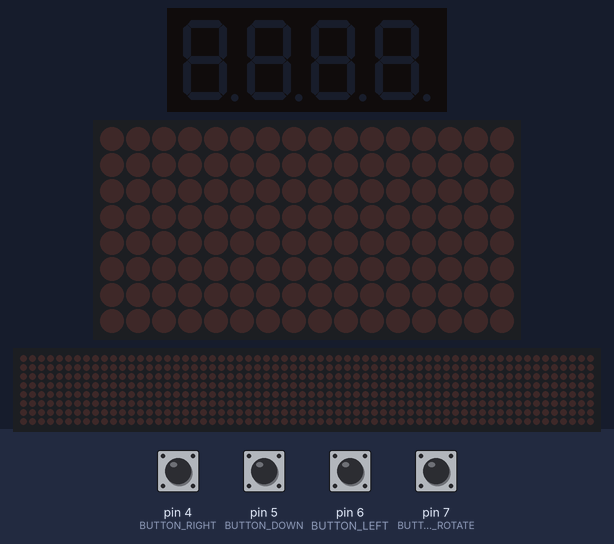
A sketch run on a simulated Arduino Mega 2560, built with avr-gcc and run on an emulated ATmega2560. Parts: 4-digit seven-segment display, 16×8 LED matrix, 64×8 LED matrix. The inputs (shaded band) are chosen by the test bench; at power-on: pin 4 (BUTTON_RIGHT), pin 5 (BUTTON_DOWN), pin 6 (BUTTON_LEFT), pin 7 (BUTTON_ROTATE) HIGH. Random numbers use the default seed unless the sketch sets one.

Above: at 2.8 s.
2.9 s: pin 5 (BUTTON_DOWN) driven LOW and pin 6 (BUTTON_LEFT) driven LOW
At 6.4 s:
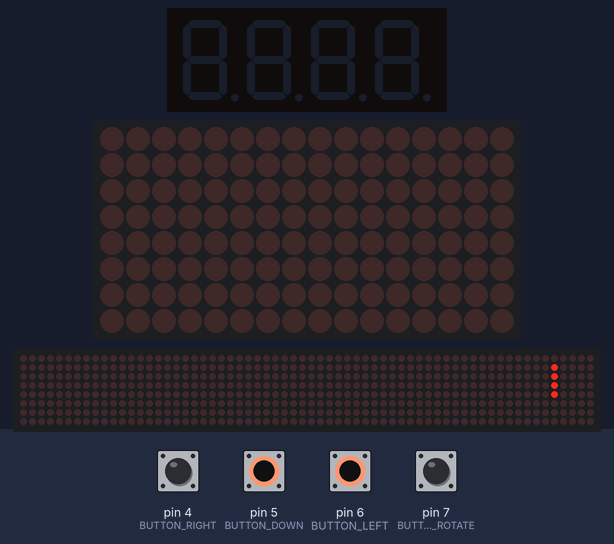
6.6 s: pin 4 (BUTTON_RIGHT) pulled LOW for 1.05 s
At 8.0 s:
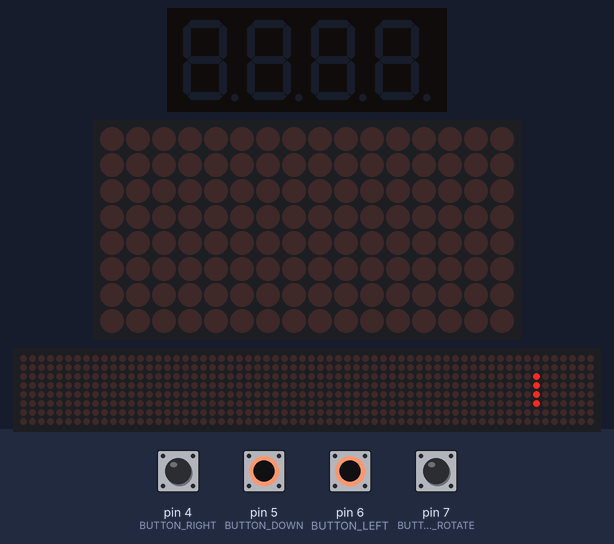
10.6 s: pin 7 (BUTTON_ROTATE) pulled LOW for 1.05 s
At 15.2 s:
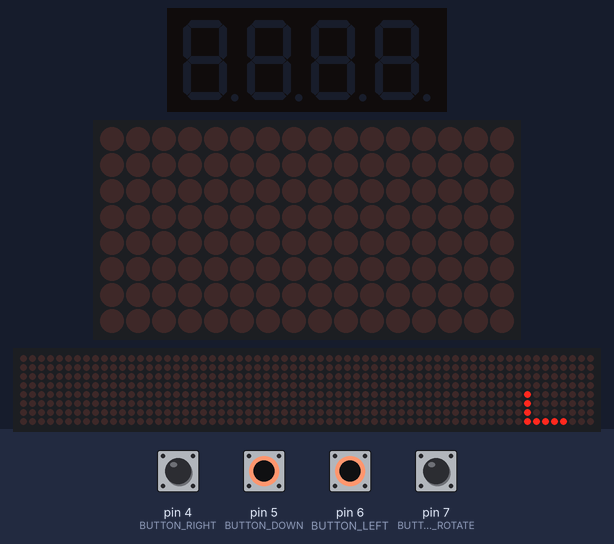
15.4 s: pin 6 (BUTTON_LEFT) driven HIGH
At 17.9 s:
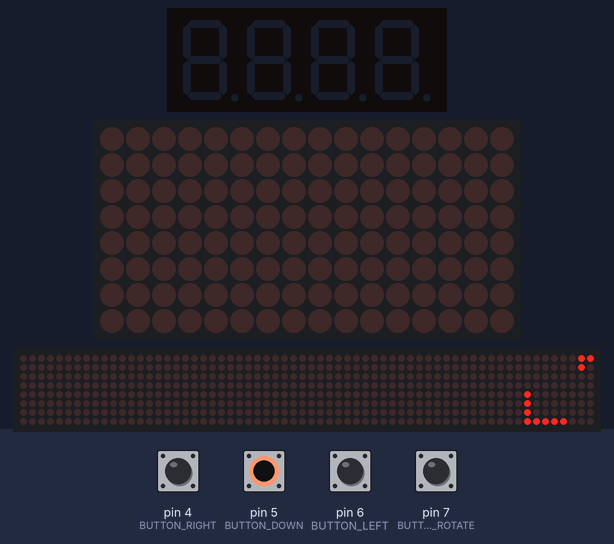
19.1 s: pin 4 (BUTTON_RIGHT) pulled LOW for 1.05 s
At 23.3 s:
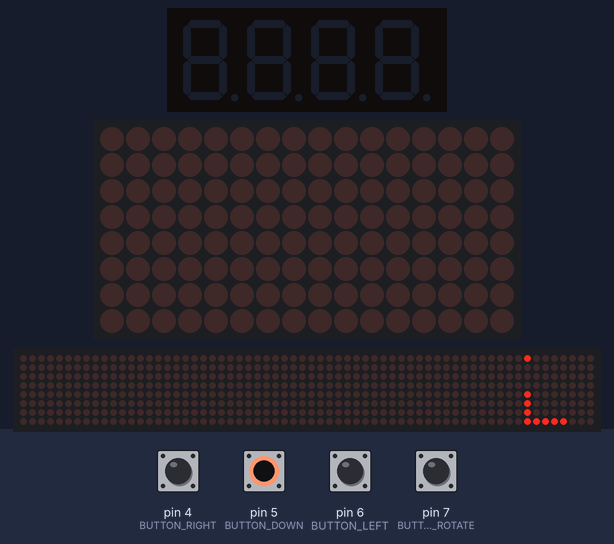
23.8 s: pin 6 (BUTTON_LEFT) driven LOW
At 30.4 s:
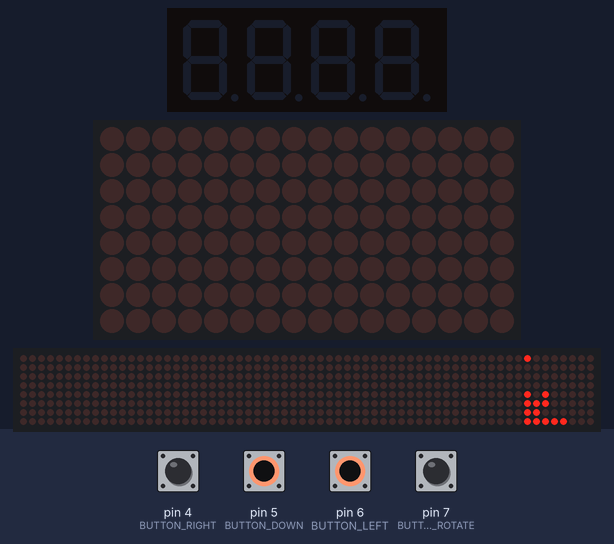
Timing chart, 0 to 31.2 s (numbered marks = the images above; inputs shaded):
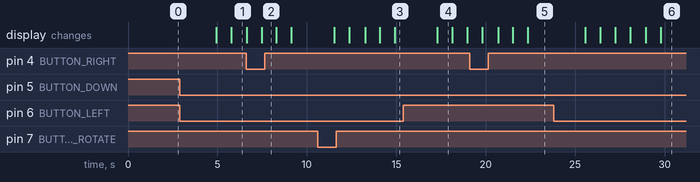

Measured:
- after the input at 2.9 s, the display: first changes after 2.0 s (image 1 shows a later state)
- what the display in image 4 shows lasts 0.8 s, from 17.3 s to 18.1 s

The sketch:

sketch.ino
```cpp
#include <LedControl.h>
#include <TM1637Display.h>

#define CLK 13
#define CS  12
#define DIN 11

#define PIN_CLK 10
#define PIN_CS  9
#define PIN_DIN 8

#define DISPLAY_PIN_CLK 20
#define DISPLAY_PIN_DIO 19

#define BUTTON_ROTATE 7
#define BUTTON_LEFT 6
#define BUTTON_DOWN 5
#define BUTTON_RIGHT 4

LedControl lc=LedControl(DIN, CLK, CS, 8);
LedControl lc1=LedControl(PIN_DIN, PIN_CLK, PIN_CS, 2);

TM1637Display display = TM1637Display(DISPLAY_PIN_CLK, DISPLAY_PIN_DIO);
int score = 0;

const int rows = 32;
const int cols = 16;
int board[rows][cols];


const int PIECE_SIZE = 4; // Dimensiunea matricei pentru o piesa
int currentPiece[PIECE_SIZE][PIECE_SIZE];

// Pozitionare initiala a piesei in partea de sus pe mijloc
int initialY = 0;  // Partea de sus a tablei de joc
int initialX = cols / 2 - 1;  // Centrul ecranului

// Definire coordonate curente ale piesei
int currentPieceY = initialY;
int currentPieceX = initialX;

int nextPiece[PIECE_SIZE][PIECE_SIZE];

int randomIndex;

int maxHeight;
int maxWidth;

int Y;
int X;

// Forme pentru piese Tetris
const int tetrisShapes[][PIECE_SIZE][PIECE_SIZE] = {
  {
    { 1, 1, 1, 1 },
    { 0, 0, 0, 0 },
    { 0, 0, 0, 0 },
    { 0, 0, 0, 0 }
  },
  {
    { 1, 1, 0, 0 },
    { 1, 1, 0, 0 },
    { 0, 0, 0, 0 },
    { 0, 0, 0, 0 }
  },
  {
    { 0, 1, 0, 0 },
    { 1, 1, 1, 0 },
    { 0, 0, 0, 0 },
    { 0, 0, 0, 0 }
  },
  {
    { 1, 0, 0, 0 },
    { 1, 1, 1, 0 },
    { 0, 0, 0, 0 },
    { 0, 0, 0, 0 }
  },
  {
    { 0, 0, 1, 0 },
    { 1, 1, 1, 0 },
    { 0, 0, 0, 0 },
    { 0, 0, 0, 0 }
  },
  {
    { 1, 1, 0, 0 },
    { 0, 1, 1, 0 },
    { 0, 0, 0, 0 },
    { 0, 0, 0, 0 }
  },
  {
    { 0, 1, 1, 0 },
    { 1, 1, 0, 0 },
    { 0, 0, 0, 0 },
    { 0, 0, 0, 0 }
  },
};

void setup() {
  lc.shutdown(0, false);
  lc.setIntensity(0, 8);
  lc.clearDisplay(0);

  display.clear();
  display.setBrightness(10);

  //Serial.begin(9600);

  pinMode(BUTTON_ROTATE, INPUT_PULLUP);
  pinMode(BUTTON_LEFT, INPUT_PULLUP);
  pinMode(BUTTON_DOWN, INPUT_PULLUP);
  pinMode(BUTTON_RIGHT, INPUT_PULLUP);

  for (int i = 0; i < rows; i++){
    for (int j = 0; j < cols; j++){
      board[i][j] = 0;
    }
  }

  choosePiece();
  chooseNextPiece();
}

// Functia show transforma matricea board de 16x32 in 8 matrici de 8x8
// ca sa pot sa le afisez pe "ecranul" alaturat
void show(){
  int k;
  int x;
  int y;

  for(int i = 0; i < rows; i++){
    for(int j = 0; j < cols; j++){
      if(j <= 7){
        if(i <= 7)
          k = 3;
        else if(i <= 15)
          k = 2;
        else if(i <= 23)
          k = 1;
        else if(i <= 31)
          k = 0;
        x = 7 - j;
        y = 7 - i % 8;
      }
      else if(j <= 15){
        if(i <= 7)
          k = 4;
        else if(i <= 15)
          k = 5;
        else if(i <= 23)
          k = 6;
        else if(i <= 31)
          k = 7;
        x = j - 8;
        y = i % 8;
      }
      lc.setLed(k, x, y, board[i][j]);
    }
  }
}

void choosePiece(){
  // Generare piesei
  randomIndex = random(0, 7);
  memcpy(currentPiece, tetrisShapes[randomIndex], sizeof(currentPiece));

  for (int i = 0; i < PIECE_SIZE; i++) {
    for (int j = 0; j < PIECE_SIZE; j++) {
      if(currentPiece[i][j] != 0)
        board[initialY + i][initialX + j] = currentPiece[i][j];
    }
  }
  calculatePieceHeight(currentPiece);
  calculatePieceWidth(currentPiece);
}

void chooseNextPiece(){
  randomIndex = random(0, 7);

  memcpy(nextPiece, tetrisShapes[randomIndex], sizeof(nextPiece));

  calculatePieceHeight(nextPiece);
  calculatePieceWidth(nextPiece);


  Y = (8 - maxHeight) / 2;
  X = (8 - maxWidth) / 2;

  // Plasare piesei în matricea mica
  for (int i = 0; i < PIECE_SIZE; i++) {
    for (int j = 0; j < PIECE_SIZE; j++) {
      if(nextPiece[i][j] == 1)
        lc1.setLed(0, X + j, Y + i, 1);
    }
  }
}

void takeTheNextPiece(){
  memcpy(currentPiece, nextPiece, sizeof(currentPiece));

  for (int i = 0; i < PIECE_SIZE; i++) {
    for (int j = 0; j < PIECE_SIZE; j++) {
      if (nextPiece[i][j] == 1) {
        lc1.setLed(0, X + j, Y + i, 0);
      }
    }
  }
  chooseNextPiece();
}

int calculatePieceHeight(int piece[PIECE_SIZE][PIECE_SIZE]) {
  maxHeight = 0;
  for (int j = 0; j < PIECE_SIZE; j++) {
    int currentHeight = 0;

    for (int i = 0; i < PIECE_SIZE; i++) {
      if (piece[i][j] == 1) {
        currentHeight++;
      }
    }

    if (currentHeight > maxHeight) {
      maxHeight = currentHeight;
    }
  }
  //Serial.print("H: ");
  //Serial.println(maxHeight);
  return maxHeight;
}

int calculatePieceWidth(int piece[PIECE_SIZE][PIECE_SIZE]) {
  maxWidth = 0;
  for (int i = 0; i < PIECE_SIZE; i++) {
    int currentWidth = 0;

    for (int j = 0; j < PIECE_SIZE; j++) {
      if (piece[i][j] == 1) {
        currentWidth++;
      }
    }

    if (currentWidth > maxWidth) {
      maxWidth = currentWidth;
    }
  }
  //Serial.print("W: ");
  //Serial.println(maxWidth);
  return maxWidth;
}

void erasePiece() {
  for (int i = 0; i < PIECE_SIZE; i++) {
    for (int j = 0; j < PIECE_SIZE; j++) {
      if (currentPiece[i][j] == 1) {
        board[currentPieceY + i][currentPieceX + j] = 0;
      }
    }
  }
}

void drawPiece() {
  for (int i = 0; i < PIECE_SIZE; i++) {
    for (int j = 0; j < PIECE_SIZE; j++) {
      if (currentPiece[i][j] == 1) {
        board[currentPieceY + i][currentPieceX + j] = 1;
      }
    }
  }
}

// Functie pentru a verifica coliziunea piesei cu partea de jos sau cu alte piese
bool hasCollision(int x, int y) {
  for (int i = 0; i < PIECE_SIZE; i++) {
    for (int j = 0; j < PIECE_SIZE; j++) {
      if (currentPiece[i][j] == 1 && (y + i >= rows || board[y + i][x + j] == 1)) {
        //lc.setLed(3, 7, 7, 1);
        return true;
      }
    }
  }
  return false;
}

// Functie pentru a roti o matrice 4x4 în sensul acelor de ceasornic
void rotateMatrix(int mat[PIECE_SIZE][PIECE_SIZE]) {
  for (int i = 0; i < PIECE_SIZE / 2; i++) {
    for (int j = i; j < PIECE_SIZE - i - 1; j++) {
      int temp = mat[i][j];
      mat[i][j] = mat[PIECE_SIZE - 1 - j][i];
      mat[PIECE_SIZE - 1 - j][i] = mat[PIECE_SIZE - 1 - i][PIECE_SIZE - 1 - j];
      mat[PIECE_SIZE - 1 - i][PIECE_SIZE - 1 - j] = mat[j][PIECE_SIZE - 1 - i];
      mat[j][PIECE_SIZE - 1 - i] = temp;
    }
  }

  int zeroOnLine = 4;
  while(zeroOnLine == 4){
    zeroOnLine = 0;
    for (int j = 0; j < PIECE_SIZE; j++) {
      if(mat[0][j] == 0){
        zeroOnLine++;
      }
    }
    if(zeroOnLine == 4){

      for (int i = 0; i < PIECE_SIZE - 1; i++) {
        for (int j = 0; j < PIECE_SIZE; j++) {
          mat[i][j] = mat[i+1][j];
        }
      }
      for (int j = 0; j < PIECE_SIZE; j++) {
        mat[3][j] = 0;
      }
    }
  }

  int zeroOnColumn = 4;
  while(zeroOnColumn == 4){
    zeroOnColumn = 0;
    for (int i = 0; i < PIECE_SIZE; i++) {
      if(mat[i][0] == 0){
        zeroOnColumn++;
      }
    }
    if(zeroOnColumn == 4){
      for (int j = 0; j < PIECE_SIZE - 1; j++) {
        for (int i = 0; i < PIECE_SIZE; i++) {
          mat[i][j] = mat[i][j+1];
        }
      }
      for (int i = 0; i < PIECE_SIZE; i++) {
        mat[i][3] = 0;
      }
    }
  }
}

void rotatePiece() {
  erasePiece();

  rotateMatrix(currentPiece);

  if (!hasCollision(currentPieceX, currentPieceY)) {
    drawPiece();
  } else {
    rotateMatrix(currentPiece);
    rotateMatrix(currentPiece);
    rotateMatrix(currentPiece);
    drawPiece();
  }

  calculatePieceHeight(currentPiece);
  calculatePieceWidth(currentPiece);
}

void movePieceLeft() {
  erasePiece();
  if (!hasCollision(currentPieceX - 1, currentPieceY) && currentPieceX != 0) {
    currentPieceX--;
  }
  drawPiece();
}

void movePieceRight() {
  erasePiece();
  if (!hasCollision(currentPieceX + 1, currentPieceY) && currentPieceX != cols - 1 - maxWidth + 1) {
    currentPieceX++;
  }
  drawPiece();
}

void movePieceDown() {
    erasePiece();
  if (!hasCollision(currentPieceX, currentPieceY + 7)) {
    currentPieceY = currentPieceY + 7;
  }
    drawPiece();
}

void displayAndMovePiece() {
  erasePiece();
  if (hasCollision(currentPieceX, currentPieceY + 1)) {
    drawPiece();
    //show();
    isGameOver();
    currentPieceY = initialY;
    currentPieceX = initialX;
    takeTheNextPiece();
  } else {
    currentPieceY++;
    drawPiece();
  }
}

void deleteFullLine(){
  for(int i = rows - 1; i >= 0; i--){
    int numberOfZeros = 0;
    for(int j = cols - 1; j >= 0; j--){
      if(board[i][j] == 0){
        numberOfZeros++;
      }
    }
    if(numberOfZeros == 0){
      for(int j = cols - 1; j >= 0; j--){
        board[i][j] = 0;
      }

      score = score + 10;
      display.showNumberDec(score);

      delay(1000);
      show();

      currentPieceY = initialY;
      currentPieceX = initialX;

      for(int k = i; k > 0; k--){
        for(int j = cols - 1; j >= 0; j--){
          board[k][j] = board[k-1][j];
        }
      }
      takeTheNextPiece();
      show();
    }
  }
}

void youLose(){
  board[3][1] = 1;
  board[4][1] = 1;
  board[5][2] = 1;
  board[6][2] = 1;
  board[7][3] = 1;
  board[8][3] = 1;
  board[9][3] = 1;
  board[10][3] = 1;
  board[5][4] = 1;
  board[6][4] = 1;
  board[3][5] = 1;
  board[4][5] = 1;

  board[3][8] = 1;
  board[10][8] = 1;
  board[3][11] = 1;
  board[3][13] = 1;
  board[10][12] = 1;

  board[25][0] = 1;
  board[25][1] = 1;
  board[25][2] = 1;
  board[25][5] = 1;
  board[17][0] = 1;
  board[17][5] = 1;
  board[17][12] = 1;
  board[17][13] = 1;
  board[17][14] = 1;
  board[21][13] = 1;
  board[25][12] = 1;
  board[25][13] = 1;
  board[25][14] = 1;

  //S
  board[17][9] = 1;
  board[21][9] = 1;
  board[25][9] = 1;
  board[18][10] = 1;
  board[18][8] = 1;
  board[19][8] = 1;
  board[20][8] = 1;
  board[22][10] = 1;
  board[23][10] = 1;
  board[24][10] = 1;
  board[24][8] = 1;

  for(int i = 4; i <= 9; i++){
    board[i][7] = 1;
    board[i][9] = 1;
    board[i][11] = 1;
    board[i][13] = 1;
  }

  for(int i = 18; i <= 24; i++){
    board[i][0] = 1;
    board[i][4] = 1;
    board[i][6] = 1;
    board[i][12] = 1;
  }

  show();
}

void isGameOver(){
  if(hasCollision(initialX, initialY)){
    for(int i = 0; i < rows; i++){
      for(int j = 0; j < cols; j++){
        board[i][j] = 0;
      }
    }
    show();

    youLose();
    delay(120000);
  }
}

void loop() {
  show();

  if (digitalRead(BUTTON_ROTATE) == LOW) {
    rotatePiece();
  }
  if (digitalRead(BUTTON_LEFT) == LOW) {
    movePieceLeft();
  }
  if (digitalRead(BUTTON_DOWN) == LOW) {
    movePieceDown();
  }
  if (digitalRead(BUTTON_RIGHT) == LOW) {
    movePieceRight();
  }

  displayAndMovePiece();
  show();
  deleteFullLine();
}
```
